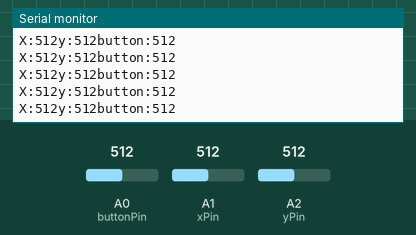
Simulated run of this sketch. Board: Arduino Uno, built with avr-gcc and run on an emulated ATmega328P. Parts: the last lines printed to the serial monitor. The inputs (shaded band) are chosen by the test bench; at power-on: A1 (xPin) = 512, A0 (buttonPin) = 512, A2 (yPin) = 512.

Above: at 7.2 s.
7.3 s: A1 (xPin) set to 988
At 7.37 s:
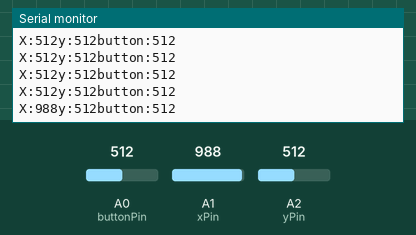
10.3 s: A1 (xPin) set to 1016
At 10.3 s:
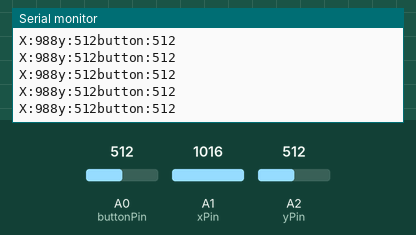
Timing chart, 0 to 12.8 s (numbered marks = the images above; inputs shaded):
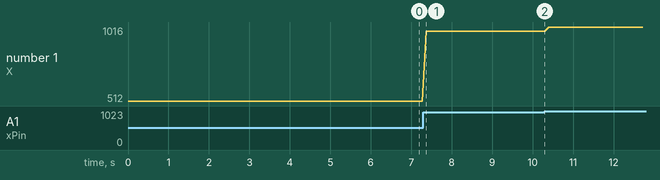

Measured:
- after the input at 7.3 s, the serial monitor: prints a new line after 0.07 s (image 1)
- plotted number 1: 512 → 988 after the input at 7.3 s, 988 → 1016 after the input at 10.3 s

The sketch:

Joistik.ino
```cpp
int xPin = A1;
int yPin =A2;
int buttonPin=A0;
int xPozisyonu=0;
int yPozisyonu=0;
int butonDurum=0;

void setup() {
  Serial.begin(9600);
  pinMode(xPin ,INPUT);
  pinMode(yPin ,INPUT);
  pinMode(buttonPin ,INPUT);
}

void loop() {
  xPozisyonu=analogRead(A1);
  yPozisyonu=analogRead(A2);
  butonDurum=analogRead(A0);
  Serial.print("X:");
  Serial.print(xPozisyonu);
  Serial.print("y:");
  Serial.print(yPozisyonu);
  Serial.print("button:");
  Serial.println(butonDurum);
  delay(100);


}
```
